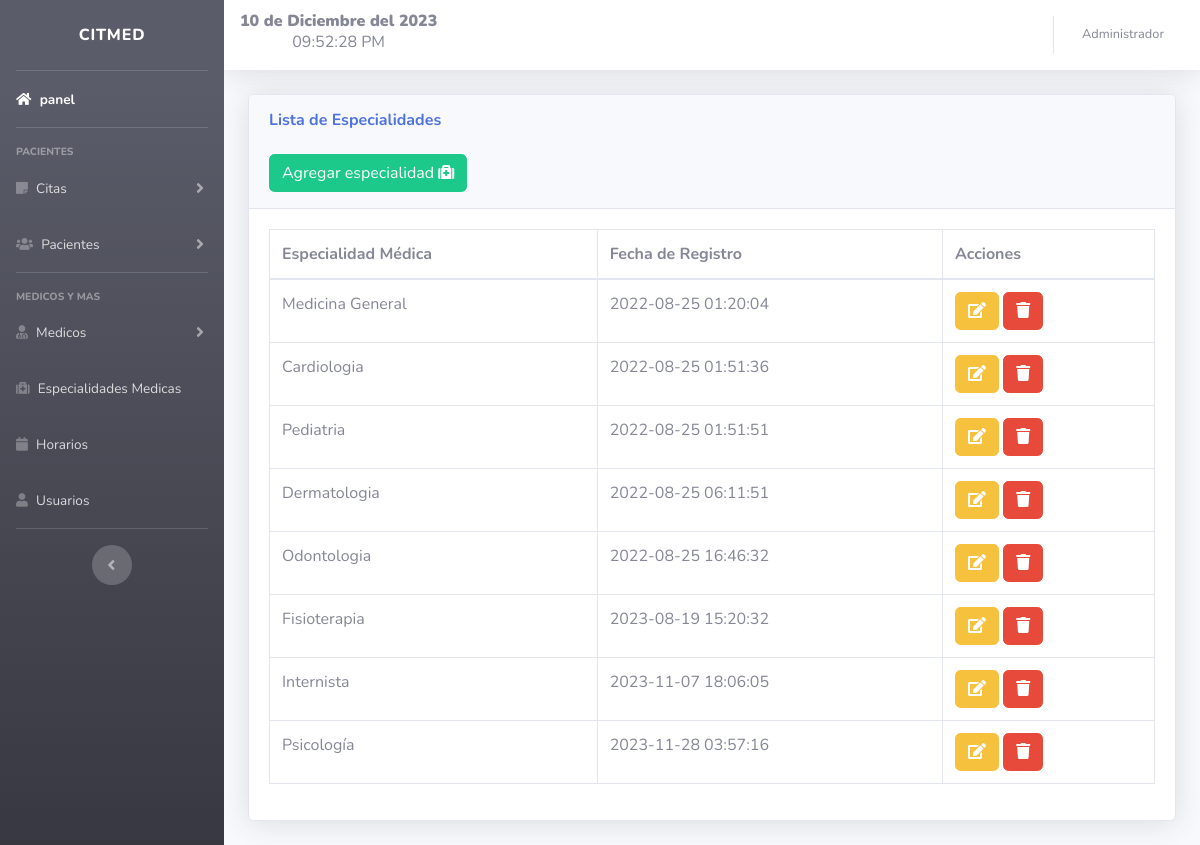
/views/especialidades.php (signed in), run on the app's committed database.
### tables this page shows
CREATE TABLE `especialidades` (
  `id` int(11) NOT NULL,
  `nombre` varchar(100) NOT NULL,
  `fecha` timestamp NOT NULL DEFAULT current_timestamp()
);

### includes/fecha.php (called while the page is built, shortened)
<?php
	function fecha(){
		$mes = array("","Enero",
					  "Febrero",
					  "Marzo",
					  "Abril",
					  "Mayo",
					  "Junio",
					  "Julio",
					  "Agosto",
					  "Septiembre",
					  "Octubre",
					  "Noviembre",
					  "Diciembre");
		return date('d')." de ". $mes[date('n')] . " del " . date('Y');
	}
	function hora(){
		return date('h:i:s A');
	}
?>

### views/especialidades.php (the view, shortened to what this page needs)
<!DOCTYPE html>
<html lang="en">
<head>
</head>
<?php include "../includes/header.php";  ?>
<body id="page-top">
    <div class="container-fluid">
        <div class="card shadow mb-4">
            <div class="card-header py-3">
                <h6 class="m-0 font-weight-bold text-primary">Lista de Especialidades</h6>
                <br>
                <button type="button" class="btn btn-success" data-toggle="modal" data-target="#especialidad">
                    <span class="glyphicon glyphicon-plus"></span> Agregar especialidad <i class="fa fa-medkit" aria-hidden="true"></i>
                </button>
            </div>
            <div class="card-body">
                <div class="table-responsive">
                    <table class="table table-bordered" id="dataTable" width="100%" cellspacing="0">
                        <thead>
                            <tr>
                                <th>Especialidad Médica</th>
                                <th>Fecha de Registro</th>
                                <th>Acciones</th>
                            </tr>
                        </thead>
                        <?php
                        include "../includes/db.php";
                        $result = mysqli_query($conexion, "SELECT * FROM especialidades ");
                        while ($fila = mysqli_fetch_assoc($result)) :
                        ?>
                            <tr>
                                <td><?php echo $fila['nombre']; ?></td>
                                <td><?php echo $fila['fecha']; ?></td>
                                <td>
                                    <a class="btn btn-warning" href="../includes/editar_esp.php?id=<?php echo $fila['id'] ?>">
                                        <i class="fa fa-edit"></i>
                                    </a>
                                    <a href="../includes/eliminar_esp.php?id=<?php echo $fila['id'] ?>" class="btn btn-danger btn-del">
                                        <i class="fa fa-trash"></i>
                                    </a>
                                </td>
                            </tr>
                        <?php endwhile; ?>
                    </table>
                </div>
            </div>
        </div>
    </div>
</body>
</html>

### includes/header.php (shortened to what this page needs)
<!DOCTYPE html>
<html lang="en">
<head>
    <link href="../vendor/fontawesome-free/css/all.min.css" rel="stylesheet" type="text/css">
    <link href="../css/sb-admin-2.min.css" rel="stylesheet">
    <link href="../vendor/datatables/dataTables.bootstrap4.min.css" rel="stylesheet">
    <link href="../vendor/datatables/dataTables.bootstrap4.min.css" rel="stylesheet">
</head>
<body id="page-top">
    <div id="wrapper">
        <ul class="navbar-nav bg-gradient-dark sidebar sidebar-dark accordion" id="accordionSidebar">
            <a class="sidebar-brand d-flex align-items-center justify-content-center" href="index.php">
                <div class="sidebar-brand-text mx-1">CitMed</div>
            </a>
            <hr class="sidebar-divider my-0">
            <li class="nav-item active">
                <a class="nav-link" href="../views/index.php">
                    <i class="fa fa-home" aria-hidden="true"></i>
                    <span>panel</span></a>
            </li>
            <hr class="sidebar-divider">
            <div class="sidebar-heading">
                    Pacientes
            </div>
            <li class="nav-item">
                <a class="nav-link collapsed" href="#" data-toggle="collapse" data-target="#collapseTwo" aria-expanded="true" aria-controls="collapseTwo">
                    <i class="fa fa-sticky-note" aria-hidden="true"></i>
                    <span>Citas</span>
                </a>
            </li>
            <li class="nav-item">
                <a class="nav-link collapsed" href="#" data-toggle="collapse" data-target="#collapseUtilities" aria-expanded="true" aria-controls="collapseUtilities">
                    <i class="fa fa-users" aria-hidden="true"></i>
                    <span>Pacientes</span>
                </a>
            </li>
            <hr class="sidebar-divider">
            <div class="sidebar-heading">
                Medicos y mas
            </div>
            <li class="nav-item">
                <a class="nav-link collapsed" href="#" data-toggle="collapse" data-target="#collapsePages" aria-expanded="true" aria-controls="collapsePages">
                    <i class="fa fa-user-md" aria-hidden="true"></i>
                    <span>Medicos</span>
                </a>
            </li>
            <li class="nav-item">
                <a class="nav-link" href="../views/especialidades.php">
                    <i class="fa fa-medkit" aria-hidden="true"></i>
                    <span>Especialidades Medicas</span></a>
            </li>
            <li class="nav-item">
                <a class="nav-link" href="../views/horarios.php">
                    <i class="fa fa-calendar" aria-hidden="true"></i>
                    <span>Horarios</span></a>
            </li>
            <li class="nav-item">
                <a class="nav-link" href="../views/acceso.php">
                    <i class="fa fa-user" aria-hidden="true"></i>
                    <span>Usuarios</span></a>
            </li>
            <hr class="sidebar-divider d-none d-md-block">
            <div class="text-center d-none d-md-inline">
                <button class="rounded-circle border-0" id="sidebarToggle"></button>
            </div>
        </ul>
        <div id="content-wrapper" class="d-flex flex-column">
            <div id="content">
                <nav class="navbar navbar-expand navbar-light bg-white topbar mb-4 static-top shadow">
                    <?php include "fecha.php"; ?>
<center>
    <h8 class="ml-auto"><strong><b><?php echo fecha(); ?></b></strong></h8>
    <div class="reloj">
        <h6><span id="tiempo"><?php echo hora(); ?></span></h6>
    </div>
</center>
                    <ul class="navbar-nav ml-auto">
                        <li class="nav-item dropdown no-arrow">
                            <a class="nav-link dropdown-toggle" href="#" id="userDropdown" role="button" data-toggle="dropdown" aria-haspopup="true" aria-expanded="false">
                                <span class="mr-2 d-none d-lg-inline text-gray-600 small">
                                    <?php echo $_SESSION['nombre']; ?></span>
                            </a>
                        </li>
                    </ul>
                </nav>
</body>
</html>

### data on the page
especialidades: nombre "Medicina General", fecha "2022-08-25 01:20:04"
especialidades: nombre "Cardiologia", fecha "2022-08-25 01:51:36"
especialidades: nombre "Pediatria", fecha "2022-08-25 01:51:51"
especialidades: nombre "Dermatologia", fecha "2022-08-25 06:11:51"
especialidades: nombre "Odontologia", fecha "2022-08-25 16:46:32"
especialidades: nombre "Fisioterapia", fecha "2023-08-19 15:20:32"
especialidades: nombre "Internista", fecha "2023-11-07 18:06:05"
especialidades: nombre "Psicología", fecha "2023-11-28 03:57:16"

### other printed values
fecha() "10 de Diciembre del 2023"
hora() "09:52:28 PM"
$_SESSION['nombre'] "Administrador"
